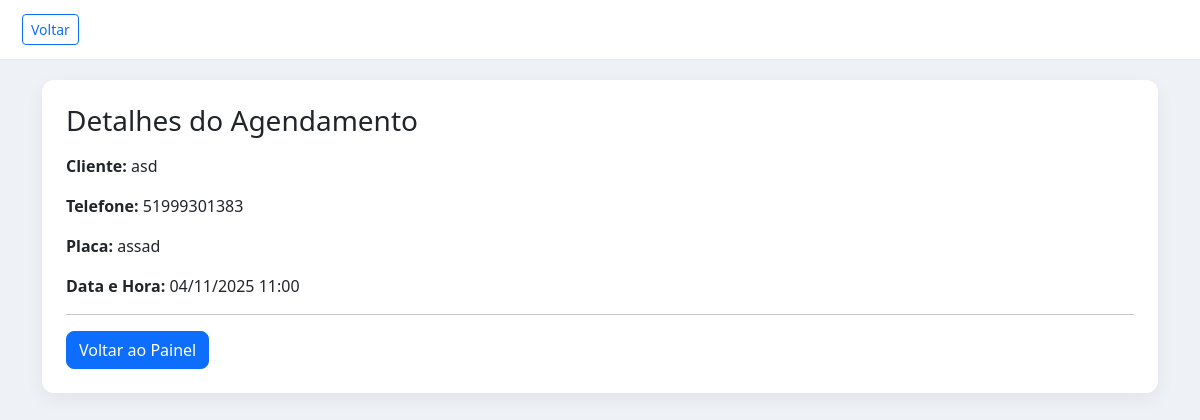
The page /admin/appointment/1 (signed in) on the database its author committed.
### src/models/customer.py (models this page shows, shortened)
class Customer(db.Model):
    __tablename__ = 'customers'
    id = db.Column(db.Integer, primary_key=True)
    name = db.Column(db.String(100), nullable=False)
    phone = db.Column(db.String(20), nullable=False)
    vehicles = db.relationship('Vehicle', backref='customer', lazy=True, cascade='all, delete-orphan')
    appointments = db.relationship('Appointment', backref='customer', lazy=True, cascade='all, delete-orphan')

### src/models/vehicle.py (models this page shows, shortened)
class Vehicle(db.Model):
    __tablename__ = 'vehicles'
    id = db.Column(db.Integer, primary_key=True)
    plate = db.Column(db.String(10), nullable=False, unique=True)
    type = db.Column(db.String(50), nullable=False)
    customer_id = db.Column(db.Integer, db.ForeignKey('customers.id'), nullable=False)
    appointments = db.relationship('Appointment', backref='vehicle', lazy=True, cascade='all, delete-orphan')

### src/models/appointment.py (models this page shows, shortened)
class Appointment(db.Model):
    __tablename__ = 'appointments'
    id = db.Column(db.Integer, primary_key=True)
    date_time = db.Column(db.DateTime, nullable=False)
    customer_id = db.Column(db.Integer, db.ForeignKey('customers.id'), nullable=False)
    vehicle_id = db.Column(db.Integer, db.ForeignKey('vehicles.id'), nullable=False)

### src/routes/admin_routes.py (the view)
@admin_bp.route("/appointment/<int:appointment_id>")
@login_required
def appointment_detail(appointment_id):
    appointment = Appointment.query.get_or_404(appointment_id)
    return render_template("admin/appointment_detail.html", appointment=appointment)

### src/templates/admin/appointment_detail.html (shortened to what this page needs)
<!DOCTYPE html>
<html lang="pt-BR">
<head>
    <link href="https://cdn.jsdelivr.net/npm/bootstrap@5.3.2/dist/css/bootstrap.min.css" rel="stylesheet">
    <link rel="stylesheet" href="{{ url_for('static', filename='css/admin.css') }}">
</head>
<body>
<div class="admin-header">
    <a href="{{ url_for('admin.dashboard') }}" class="btn btn-outline-primary btn-sm">Voltar</a>
</div>
<div class="container mt-3">
    <div class="admin-card p-4 bg-white">
        <h3 class="mb-3">Detalhes do Agendamento</h3>
        <p><strong>Cliente:</strong> {{ appointment.customer.name }}</p>
        <p><strong>Telefone:</strong> {{ appointment.customer.phone }}</p>
        <p><strong>Placa:</strong> {{ appointment.vehicle.plate }}</p>
        <p><strong>Data e Hora:</strong>
            {{ appointment.date_time.strftime("%d/%m/%Y %H:%M") }}
        </p>
        <hr>
        <a href="{{ url_for('admin.dashboard') }}" class="btn btn-primary">Voltar ao Painel</a>
    </div>
</div>
</body>
</html>

### src/static/css/admin.css (style rules this page uses)
body { background: #eef1f5; }
.admin-card { border-radius: 12px; box-shadow: 0 6px 18px rgba(0,0,0,0.06); }
.btn-primary { border-radius: 8px; }
.admin-header { background: white; padding: 14px 22px; border-bottom: 1px solid #e5e7eb; margin-bottom: 20px; }

### rows shown on the page
Customer: customer.name "asd", customer.phone "51999301383"
Vehicle: vehicle.plate "assad"
Appointment: date_time "04/11/2025 11:00"
